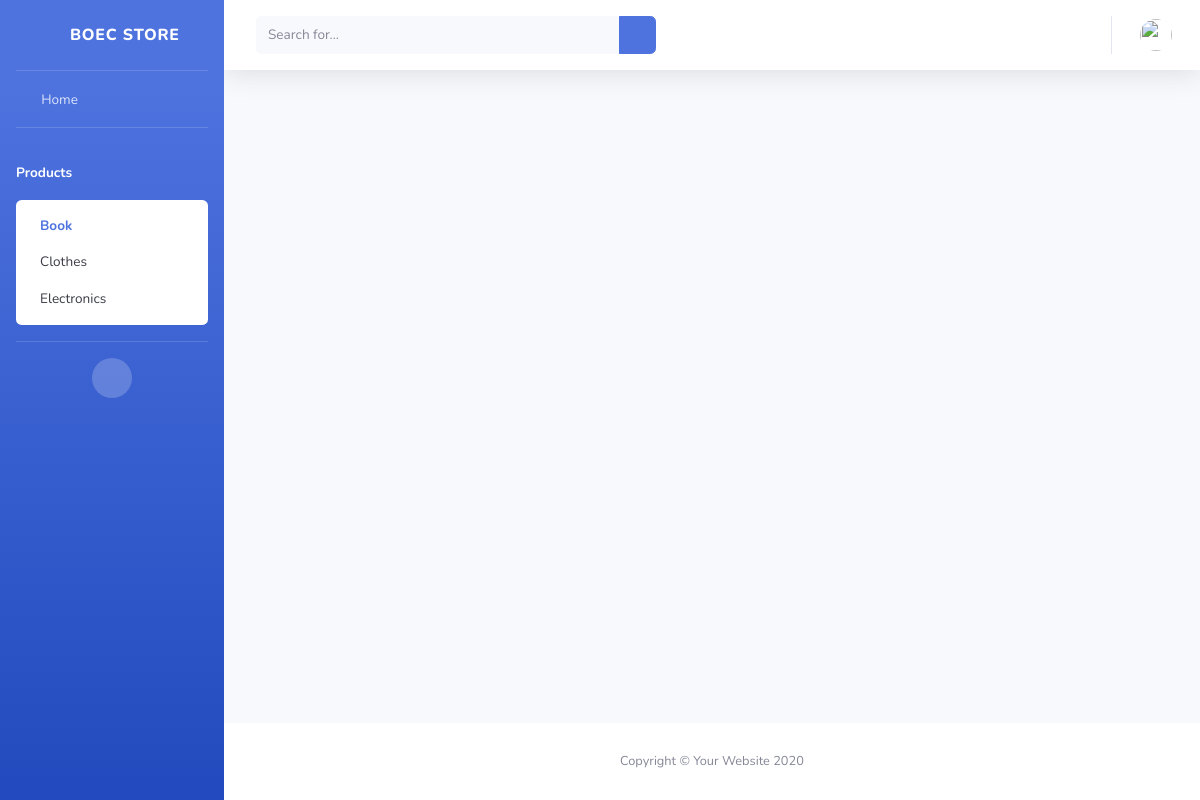
/bookstore/book, run on an earlier commit of the app's database.
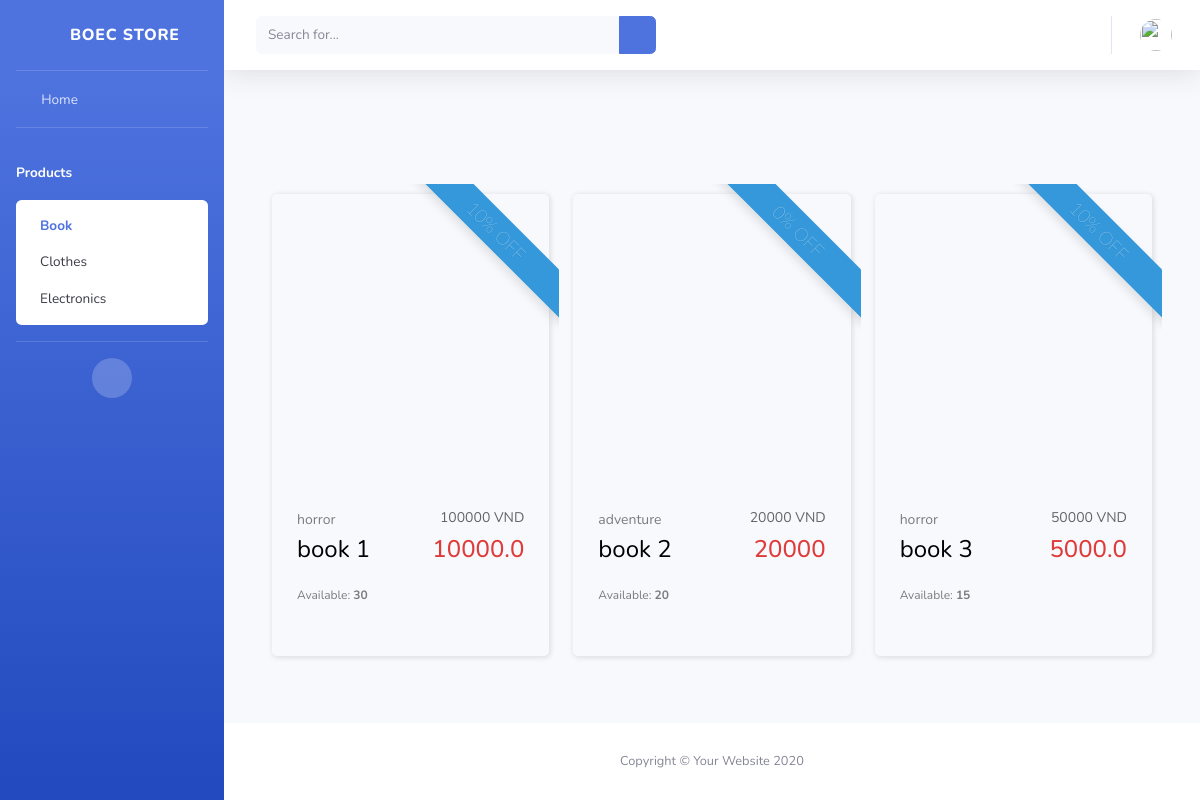
And on a later commit of the database.
### Bookstore/models.py (models this page shows)
class Book(models.Model):
    name = models.TextField()
    type = models.TextField()
    price = models.BigIntegerField()
    inStock = models.IntegerField()
    discount = models.IntegerField()
    image = models.TextField()

### Bookstore/views.py (the view)
# urls.py: path('book', views.getbook, name="getbook"),
def getbook(request):
    book = Book.objects.all()
    list = []
    for b in book:
        if b.discount == 0:
            b.discounted = b.price
        else:
            b.discounted = b.discount * b.price / 100
        list.append(b)
    return render(request, 'bookstore/book.html', {"list": list})

### Bookstore/templates/bookstore/book.html (shortened to what the changed rows need)
<!DOCTYPE html>
<html lang="en">
<head>
    <link href="../../static/vendor/fontawesome-free/css/all.min.css" rel="stylesheet" type="text/css">
    <link href="../../static/css/sb-admin-2.min.css" rel="stylesheet">
    <link href="../../static/css/mainPage.css" rel="stylesheet">
</head>
<body id="page-top">
    <div id="wrapper">
        <div id="content-wrapper" class="d-flex flex-column">
            <div id="content">
                <div class="container-fluid" style="overflow-y: auto">
                    <div class="container mydiv">
                        <div class="row" >
                            {% for object in list%}
                            <div class="col-sm-4" style="margin-top: 50px">
                                <div class="bbb_deals">
                                    <div class="ribbon ribbon-top-right"><span> {{ object.discount }}%  OFF</span></div>
                                    <div class="bbb_deals_slider_container">
                                        <div class=" bbb_deals_item">
                                            <div class="bbb_deals_image"><img src="https://i.imgur.com/iDwDQ4o.png" alt=""></div>
                                            <div class="bbb_deals_content">
                                                <div class="bbb_deals_info_line d-flex flex-row justify-content-start">
                                                    <div class="bbb_deals_item_category"><a href="#">{{ object.type }}</a></div>
                                                    <div class="bbb_deals_item_price_a ml-auto">{{ object.price }} VND</div>
                                                </div>
                                                <div class="bbb_deals_info_line d-flex flex-row justify-content-start">
                                                    <div class="bbb_deals_item_name">{{ object.name }}</div>
                                                    <div class="bbb_deals_item_price ml-auto">{{ object.discounted }}</div>
                                                </div>
                                                <div class="available">
                                                    <div class="available_line d-flex flex-row justify-content-start">
                                                        <div class="available_title">Available: <span>{{ object.inStock }}</span></div>
                                                        <div class="bbb_deals_item_price ml-auto"><a href="/bookstore/addcart/book/{{ object.id }}" class="fas fa fa-cart-plus"></a></div>
                                                    </div>
                                                </div>
                                            </div>
                                        </div>
                                    </div>
                                </div>
                            </div>
                            {% endfor %}
                        </div>
                    </div>
                </div>
            </div>
        </div>
    </div>
</body>
</html>

What changed in the data, as far as the page shows it:
added Book: discount "10", type "horror", price "100000", name "book 1", discounted "10000.0", inStock "30"
added Book: discount "0", type "adventure", price "20000", name "book 2", discounted "20000", inStock "20"
added Book: discount "10", type "horror", price "50000", name "book 3", discounted "5000.0", inStock "15"
